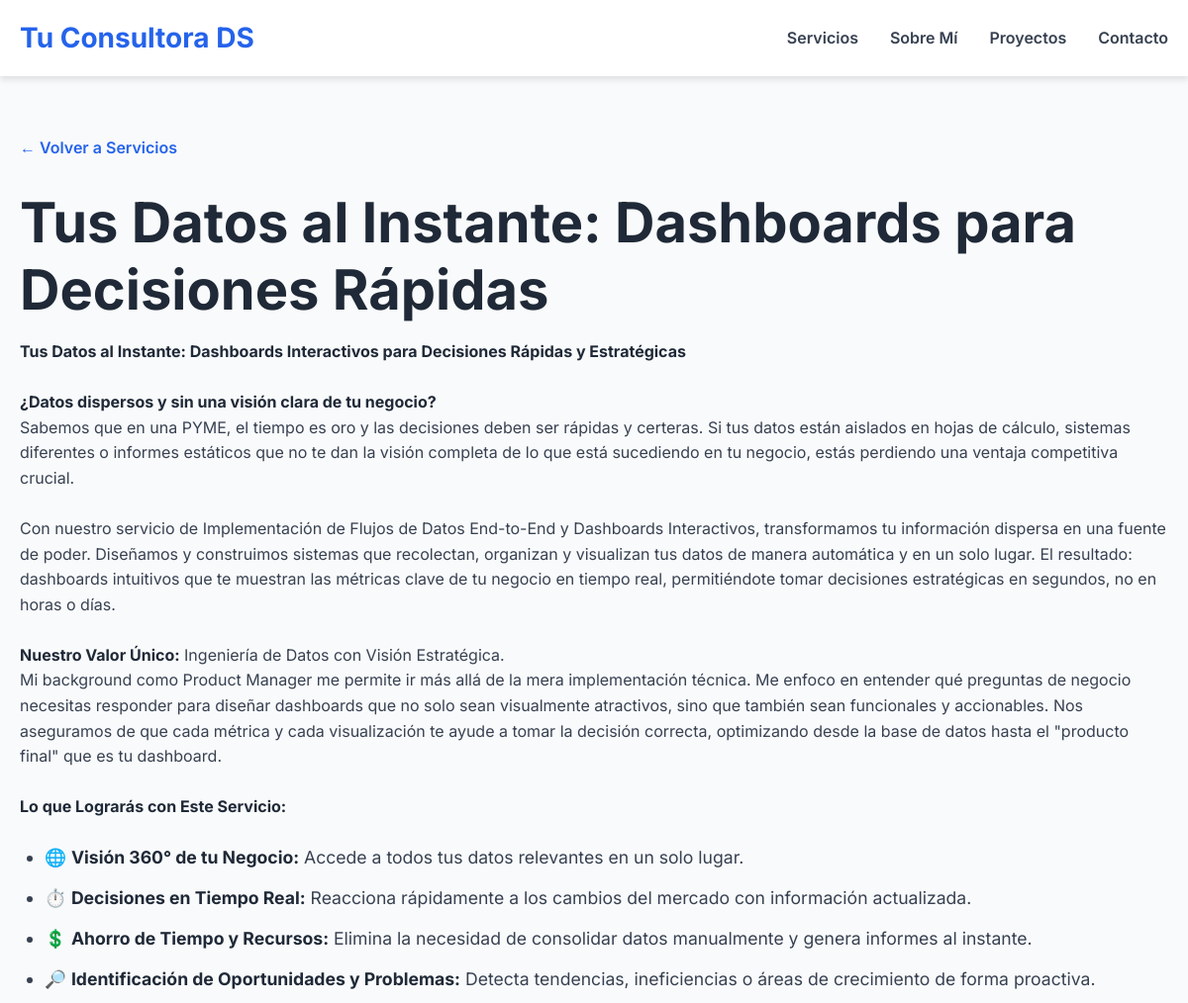
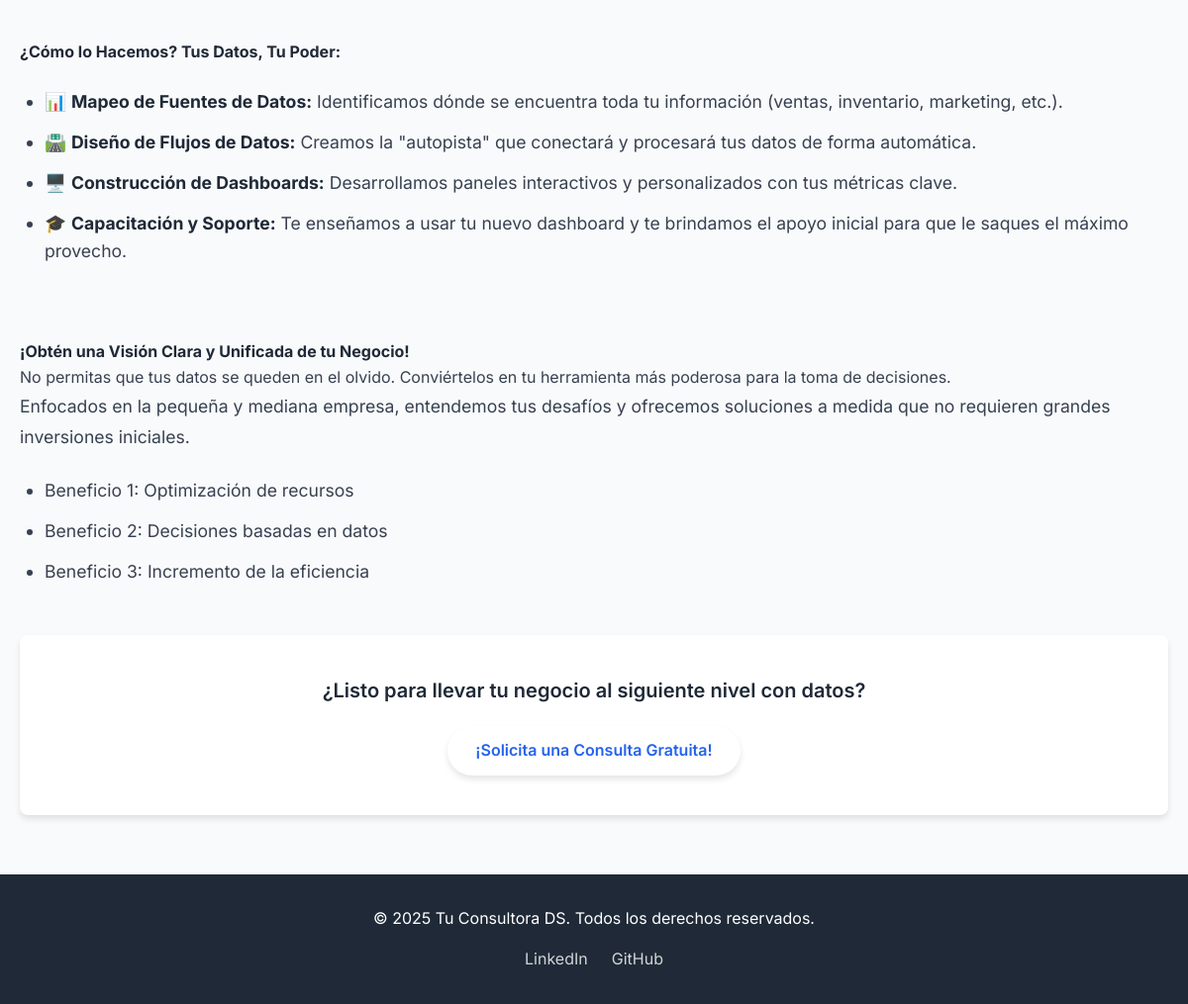
The page /service/4 on the database its author committed (2 pictures, top to bottom).
### app.py (models this page shows, shortened)
class Service(db.Model):
    id = db.Column(db.Integer, primary_key=True)
    title = db.Column(db.String(100), nullable=False)
    short_description = db.Column(db.String(250), nullable=False) # Descripción corta para la tarjeta
    full_description = db.Column(db.Text, nullable=False) # Descripción detallada para la página del servicio
    icon = db.Column(db.String(50), nullable=True) # Opcional: para un icono visual

### app.py (the view)
@app.route('/service/<int:service_id>')
def service_detail(service_id):
    service = Service.query.get_or_404(service_id)
    return render_template('service_detail.html', service=service)

### templates/service_detail.html (shortened to what this page needs)
<!DOCTYPE html>
<html lang="es">
<head>
    <link rel="stylesheet" href="{{ url_for('static', filename='css/style.css') }}">
    <link rel="stylesheet" href="https://cdnjs.cloudflare.com/ajax/libs/font-awesome/6.5.2/css/all.min.css" />
</head>
<body class="detail-page-body">
    <header>
        <div class="container">
            <a href="{{ url_for('index') }}" class="logo">Tu Consultora DS</a>
            <nav>
                <ul>
                    <li><a href="{{ url_for('index') }}#services">Servicios</a></li>
                    <li><a href="{{ url_for('index') }}#about">Sobre Mí</a></li>
                    <li><a href="{{ url_for('index') }}#projects">Proyectos</a></li>
                    <li><a href="{{ url_for('index') }}#contact">Contacto</a></li>
                </ul>
            </nav>
        </div>
    </header>
    <section id="service-detail" class="detail-section">
        <div class="container">
            <a href="{{ url_for('index') }}#services" class="back-link">&larr; Volver a Servicios</a>
            <h1>{{ service.title }}</h1>
            <div class="service-description-full">
                {{ service.full_description | safe }}
                <p>Enfocados en la pequeña y mediana empresa, entendemos tus desafíos y ofrecemos soluciones a medida que no requieren grandes inversiones iniciales.</p>
                <ul>
                    <li>Beneficio 1: Optimización de recursos</li>
                    <li>Beneficio 2: Decisiones basadas en datos</li>
                    <li>Beneficio 3: Incremento de la eficiencia</li>
                </ul>
                </div>
            <div class="cta-detail-page">
                <p>¿Listo para llevar tu negocio al siguiente nivel con datos?</p>
                <a href="{{ url_for('index') }}#contact" class="btn btn-primary">¡Solicita una Consulta Gratuita!</a>
            </div>
        </div>
    </section>
    <footer>
        <div class="container">
            <p>&copy; 2025 Tu Consultora DS. Todos los derechos reservados.</p>
            <div class="social-links">
                <a href="#">LinkedIn</a>
                <a href="#">GitHub</a>
            </div>
        </div>
    </footer>
</body>
</html>

### static/css/style.css (style rules this page uses)
:root { --primary-color: #2563eb; --secondary-color: #1d4ed8; --text-color: #374151; --light-gray: #f9fafb; --medium-gray: #e5e7eb; --dark-gray: #1f2937; --white: #ffffff; --shadow: 0 4px 6px rgba(0, 0, 0, 0.1); }
* { margin: 0; padding: 0; box-sizing: border-box; }
body { font-family: 'Inter', sans-serif; line-height: 1.6; color: var(--text-color); background-color: var(--light-gray); -webkit-font-smoothing: antialiased; }
.container { max-width: 1200px; margin: 0 auto; padding: 0 20px; }
h1, h2, h3 { font-weight: 700; color: var(--dark-gray); margin-bottom: 1rem; }
h1 { font-size: 3.5rem; line-height: 1.2; }
p { margin-bottom: 1rem; }
a { text-decoration: none; color: var(--primary-color); transition: color 0.3s ease; }
ul { list-style: none; }
.btn { display: inline-block; padding: 12px 28px; border-radius: 9999px; font-weight: 600; text-align: center; transition: all 0.3s ease; border: none; cursor: pointer; }
.btn-primary { background-color: var(--white); color: var(--primary-color); box-shadow: var(--shadow); }
header { background-color: var(--white); box-shadow: var(--shadow); padding: 1rem 0; position: sticky; top: 0; z-index: 1000; }
header .container { display: flex; justify-content: space-between; align-items: center; }
.logo { font-size: 1.75rem; font-weight: 700; color: var(--primary-color); }
nav ul { display: flex; gap: 2rem; }
nav ul li a { color: var(--text-color); font-weight: 600; }
.service-description-full p, .service-description-full ul li { font-size: 1.1rem; line-height: 1.8; color: var(--text-color); margin-bottom: 1rem; }
.service-description-full ul { list-style: disc; padding-left: 25px; margin-top: 1rem; margin-bottom: 1.5rem; }
.service-description-full ul li { margin-bottom: 0.5rem; }
footer { background-color: var(--dark-gray); color: var(--white); padding: 32px 0; text-align: center; }
.social-links { margin-top: 1rem; display: flex; justify-content: center; gap: 1.5rem; }
.social-links a { color: var(--white); opacity: 0.8; }
.detail-page-body { background-color: var(--white); }
.detail-section { padding: 60px 0; background-color: var(--light-gray); }
.back-link { display: inline-block; margin-bottom: 30px; font-weight: 600; color: var(--primary-color); transition: transform 0.2s ease; }
.cta-detail-page { text-align: center; padding: 40px 20px; background-color: var(--white); border-radius: 8px; box-shadow: var(--shadow); margin-top: 50px; }
.cta-detail-page p { font-size: 1.25rem; margin-bottom: 20px; color: var(--dark-gray); font-weight: 600; }
.service-description-full p { font-size: 1.1rem; line-height: 1.8; color: var(--text-color); margin-bottom: 1rem; }
.service-description-full ul { list-style: disc; padding-left: 25px; margin-top: 1.5rem; margin-bottom: 1.5rem; }
.service-description-full ul li { margin-bottom: 0.8rem; line-height: 1.6; color: var(--text-color); }
.service-description-full strong { font-weight: 700; color: var(--dark-gray); }

### rows shown on the page
Service: title "Tus Datos al Instante: Dashboards para Decisiones Rápidas", full_description "Tus Datos al Instante: Dashboards Interactivos para Decisiones Rápidas y Estratégicas ¿Datos dispersos y sin una visión clara de tu negocio? Sabemos que en una PYME, el tiempo es oro y las decisiones deben ser rápidas y certeras. Si tus datos están aislados en hojas de cálculo, sistemas diferentes o informes estáticos que no te dan la visión completa de lo que está sucediendo en tu negocio, estás perdiendo una ventaja competitiva crucial. Con nuestro servicio de Implementación de Flujos de Datos End-to-End y Dashboards Interactivos, transformamos tu información dispersa en una fuente de poder. Diseñamos y construimos sistemas que recolectan, organizan y visualizan tus datos de manera…"
